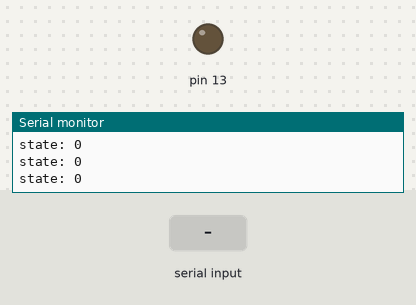
This sketch was run on a simulated Arduino Uno, built with avr-gcc and run on an emulated ATmega328P. Shown: output pins drawn as LEDs (lit = HIGH), the last lines printed to the serial monitor. Dashed ring = blinking. The inputs (shaded band) are chosen by the test bench.

Above: at 1.2 s.
1.3 s: "3\n" received over Serial
At 1.43 s:
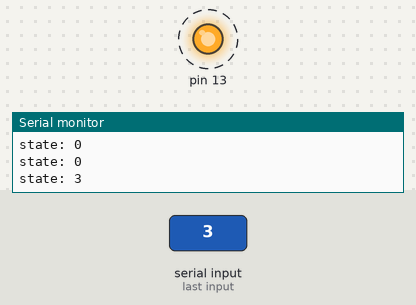
4.3 s: "2\n" received over Serial
At 5.3 s:
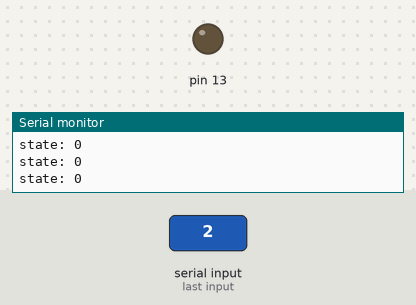
Timing chart, 0 to 7.3 s (numbered marks = the images above; inputs shaded):
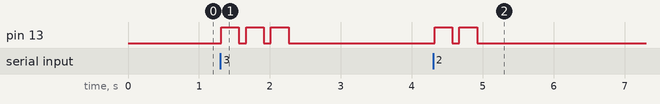

Measured:
- after the input at 1.3 s, pin 13: alternates HIGH for 0.25 s and LOW for 0.10 s, 6 changes in all, then stays LOW, starting at once
- after the input at 4.3 s, pin 13: alternates HIGH for 0.25 s and LOW for 0.10 s, 4 changes in all, then stays LOW, starting at once

The sketch:

main.ino
```cpp
// Vignesh & Grayson
// PeriForAll

#include "Arduino.h"

static unsigned long time;
static unsigned int state;

void setup() {
  Serial.begin(9800);
  pinMode(13, OUTPUT);

  time = seconds();
  state = 0;
  digitalWrite(13, LOW);
}

void loop() {
  Serial.println("state: " + String(state));
  switch (state)
  {
    case 1:
      n_blinks(1);
      break;
    case 2:
      n_blinks(2);
      break;
    case 3:
      n_blinks(3);
      break;
    default:
      break;
  }

//
//  switch ((time % 60) / 10)
//  {
//    case 0:
//      state = 1;
//      break;
//    case 1:
//      state = 2;
//      break;
//    case 2:
//      state = 3;
//      break;
//    case 3:
//      state = 1;
//      break;
//    case 4:
//      state = 2;
//      break;
//    case 5:
//      state = 3;
//      break;
//    default:
//      state = 1;
//  }
//
//  time = seconds();

  if(Serial.available()){
      String command = Serial.readStringUntil('\n');

      if(command.equals("1")){
          state = 1;
      }
      else if(command.equals("2")){
          state = 2;
      }
      else if(command.equals("3")){
          state = 3;
      }
      else {
          state = 0;
      }
  }
  else {
    state = 0;
  }
}

void n_blinks(int n)
{
  for (int i = 0; i < n; i++) {
    digitalWrite(13, HIGH);
    delay(250);
    digitalWrite(13, LOW);
    if (i < n - 1) delay(100);
  }
}

unsigned long seconds()
{
  unsigned long result = ((millis() + 500) / 1000);
  Serial.println(result);
  return result;
}
```
